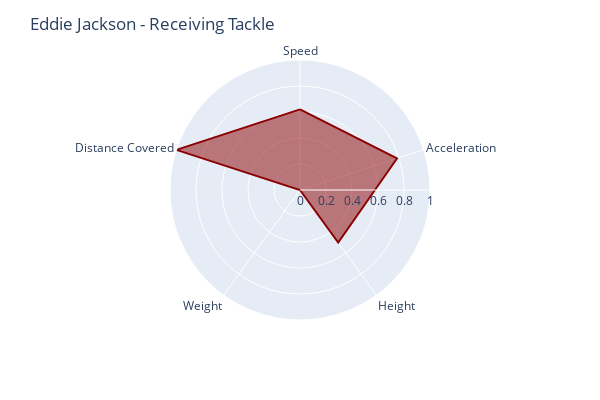

Notebook cell for this chart:
### Code cell
s = (jackson['s'].mean() - s_min)/(s_max - s_min)
a = (jackson['a'].mean() - a_min)/(a_max - a_min)
h = (players[players['displayName']=='Eddie Jackson']['height_inches'].values[0] - h_min)/(h_max - h_min)
w = (players[players['displayName']=='Eddie Jackson']['weight'].values[0] - w_min)/(w_max - w_min)
dc = (jackson['distanceCovered'].mean() - dc_min)/(dc_max - dc_min)

import plotly.express as px
stats = pd.DataFrame(dict(
    r=[s, a, h, w, dc],
    theta=['Speed','Acceleration', 'Height', 'Weight', 'Distance Covered']))
fig = px.line_polar(stats, r='r', theta='theta', line_close=True, color_discrete_sequence=['darkred'], width=600, height=400)
fig.update_traces(fill='toself')
fig.update_layout(
    polar=dict(
        radialaxis=dict(range=[0, 1]),
    )
)
fig.update_layout(title_text='Eddie Jackson - Receiving Tackle')
fig.show()

### Figure 1 — Plotly figure (JSON) as saved in the notebook; plotly's stock layout.template omitted (floating-point values rounded to 4 significant figures)
{"data": [{"fill": "toself", "hovertemplate": "r=%{r}<br>theta=%{theta}<extra></extra>", "legendgroup": "", "line": {"color": "darkred", "dash": "solid"}, "marker": {"symbol": "circle"}, "mode": "lines", "name": "", "r": [0.6199, 0.7845, 0.5, 0, 1, 0.6199], "showlegend": false, "subplot": "polar", "theta": ["Speed", "Acceleration", "Height", "Weight", "Distance Covered", "Speed"], "type": "scatterpolar"}], "layout": {"height": 400, "legend": {"tracegroupgap": 0}, "margin": {"t": 60}, "polar": {"angularaxis": {"direction": "clockwise", "rotation": 90}, "domain": {"x": [0, 1], "y": [0, 1]}, "radialaxis": {"range": [0, 1]}}, "title": {"text": "Eddie Jackson - Receiving Tackle"}, "width": 600}}
